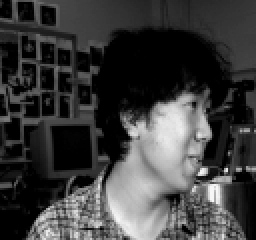
#> input picture cmu_face_images/an2i/an2i_left_happy_open.pgm, 128 x 120 px (shown 2 times larger)
$ python colorize.py ../cmu_face_images/an2i/an2i_left_happy_open.pgm ../cmu_face_images/an2i/an2i_left_happy_sunglasses.pgm
#> lines starting #> are read from the running program, lines starting #| are printed output that depends on the picture
import cv2

def colorize_grayscale(input_image_path, output_image_path):
    image = cv2.imread(input_image_path, cv2.IMREAD_GRAYSCALE)
#> image is the input picture: shape (120, 128); min 0, max 248, mean 61.1
    if image is None:
        raise FileNotFoundError(f"Image not found: {input_image_path}")

    colorized_image = cv2.applyColorMap(image, cv2.COLORMAP_JET)
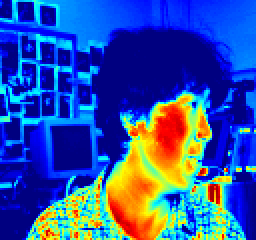
#> colorized_image: shape (120, 128, 3) (shown 2 times larger); mean B, G, R 165.1, 80.6, 46.7
    cv2.imwrite(output_image_path, colorized_image)
    print(f"Processed {input_image_path} -> {output_image_path}")

if __name__ == "__main__":
    import sys
    if len(sys.argv) != 3:
        print("Usage: python colorize.py <input_image_path> <output_image_path>")
    else:
        colorize_grayscale(sys.argv[1], sys.argv[2])

$ run again, on cmu_face_images/an2i/an2i_right_angry_open.pgm
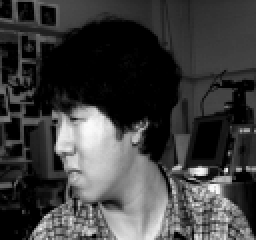
#> input picture cmu_face_images/an2i/an2i_right_angry_open.pgm, 128 x 120 px (shown 2 times larger)
#> in colorize_grayscale, image is the input picture: shape (120, 128); min 0, max 250, mean 61.6
#> in colorize_grayscale, `colorized_image = cv2.applyColorMap(image, cv2.COLORMAP_JET)`:
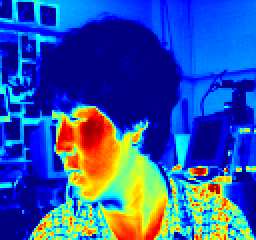
#> colorized_image: shape (120, 128, 3) (shown 2 times larger); mean B, G, R 167.9, 83.5, 45.5
